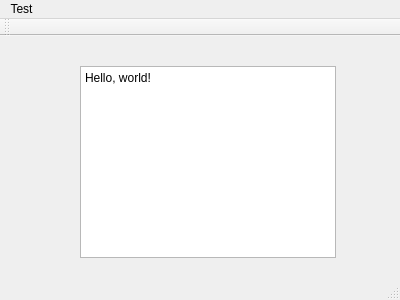
<?xml version="1.0" encoding="UTF-8"?>
<ui version="4.0">
 <class>MainWindow</class>
 <widget class="QMainWindow" name="MainWindow">
  <property name="geometry">
   <rect>
    <x>0</x>
    <y>0</y>
    <width>400</width>
    <height>300</height>
   </rect>
  </property>
  <property name="windowTitle">
   <string>MainWindow</string>
  </property>
  <widget class="QWidget" name="centralWidget">
   <widget class="QTextBrowser" name="textBrowser">
    <property name="geometry">
     <rect>
      <x>80</x>
      <y>30</y>
      <width>256</width>
      <height>192</height>
     </rect>
    </property>
    <property name="html">
     <string>&lt;!DOCTYPE HTML PUBLIC &quot;-//W3C//DTD HTML 4.0//EN&quot; &quot;http://www.w3.org/TR/REC-html40/strict.dtd&quot;&gt;
&lt;html&gt;&lt;head&gt;&lt;meta name=&quot;qrichtext&quot; content=&quot;1&quot; /&gt;&lt;style type=&quot;text/css&quot;&gt;
p, li { white-space: pre-wrap; }
&lt;/style&gt;&lt;/head&gt;&lt;body style=&quot; font-family:'Sans Serif'; font-size:9pt; font-weight:400; font-style:normal;&quot;&gt;
&lt;p style=&quot; margin-top:0px; margin-bottom:0px; margin-left:0px; margin-right:0px; -qt-block-indent:0; text-indent:0px;&quot;&gt;Hello, world!&lt;/p&gt;&lt;/body&gt;&lt;/html&gt;</string>
    </property>
   </widget>
  </widget>
  <widget class="QMenuBar" name="menuBar">
   <property name="geometry">
    <rect>
     <x>0</x>
     <y>0</y>
     <width>400</width>
     <height>19</height>
    </rect>
   </property>
   <widget class="QMenu" name="menuTest">
    <property name="title">
     <string>Test</string>
    </property>
   </widget>
   <addaction name="menuTest"/>
  </widget>
  <widget class="QToolBar" name="mainToolBar">
   <attribute name="toolBarArea">
    <enum>TopToolBarArea</enum>
   </attribute>
   <attribute name="toolBarBreak">
    <bool>false</bool>
   </attribute>
  </widget>
  <widget class="QStatusBar" name="statusBar"/>
 </widget>
 <layoutdefault spacing="6" margin="11"/>
 <resources/>
 <connections/>
</ui>
